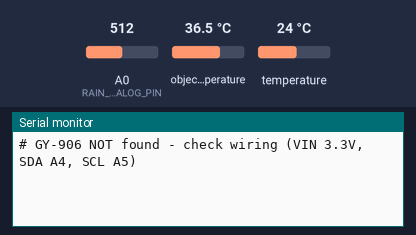
Bench run of a sketch on a simulated Arduino Uno, built with avr-gcc and run on an emulated ATmega328P. On the bench: the last lines printed to the serial monitor. Wiring (inferred from the names in the program): I2C bus: SDA A4; SCL A5; MLX90614 thermometer at I2C address 0x5A. Inputs (shaded band) come from the test bench; at power-on: A0 (RAIN_ANALOG_PIN) = 512, object temperature 36.5 °C, temperature 24 °C.

Above: at 1.7 s.
1.8 s: A0 (RAIN_ANALOG_PIN) set to 866
At 3.2 s:
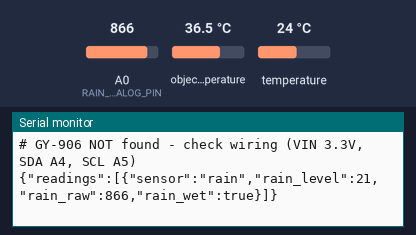
5.2 s: A0 (RAIN_ANALOG_PIN) set to 896
At 7.4 s:
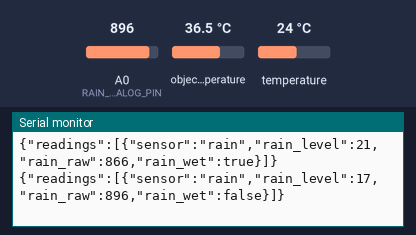

Measured:
- the behaviour switches between 878 and 879 on A0 (RAIN_ANALOG_PIN) (found by bisection; images 1 and 2)
- after the input at 1.8 s, the serial monitor: prints a new line after 0.76 s (image 1)
- after the input at 5.2 s, the serial monitor: prints a new line after 1.4 s (image 2)

The sketch:

uno_station.ino
```cpp
/*
  AgriSense BW - UNO sensor station (prototype)
  Board: Arduino UNO (Arduino IDE: board package "Arduino AVR Boards", board "Arduino Uno")

  Every 2 seconds the station reads the rain sensor and the GY-906 (MLX90614) infrared
  thermometer and prints the readings as one line of JSON over USB. On the laptop,
  firmware/serial_bridge.py forwards every line to the dashboard (POST /api/readings).
  The UNO has no Wi-Fi, but its pins are labelled, which makes the wiring easy.

  Wiring:
    GY-906:       VIN -> 3.3V,  GND -> GND,  SDA -> A4,  SCL -> A5
                  (this GY-906 pulls its data lines up to VIN: with 5V they measured 4.8 V,
                  too much for the 3.3 V sensor chip)
    Rain sensor:  VCC -> pin 7 (powered only while measuring, so the plate corrodes less),
                  GND -> GND,  AO -> A0,  DO -> not needed
  Libraries: none. The GY-906 is read with a small software I2C, see readMlx().

  Lines starting with "#" are information for people; the bridge prints them but does not
  send them.
*/
// ----------------------------------------------------------------- settings
const unsigned long SEND_EVERY_MS = 2000;
const int RAIN_POWER_PIN = 7;
const int RAIN_ANALOG_PIN = A0;
const int RAIN_DRY_RAW = 1023;           // reading with a dry plate (calibrate: see Serial Monitor)
const int RAIN_WET_RAW = 300;            // reading with a soaking-wet plate
const int RAIN_WET_LEVEL = 20;           // level (0-100) from which it counts as raining
const char TEMP_SENSOR_ID[] = "H1-01";   // the dashboard shows the GY-906 as this collar
const float PLAUSIBLE_MIN_C = -20;       // readings outside this range are sent as "no value"
const float PLAUSIBLE_MAX_C = 80;

// ---------------------------------------------------- GY-906 (MLX90614)
const uint8_t MLX_ADDRESS = 0x5A;
const uint8_t MLX_AMBIENT = 0x06;  // register: the sensor's own (air) temperature
const uint8_t MLX_OBJECT = 0x07;   // register: temperature of what it points at
const int SDA_PIN = A4;
const int SCL_PIN = A5;

uint8_t crc8(const uint8_t* data, int length) {  // SMBus checksum (PEC): CRC-8, x^8 + x^2 + x + 1
  uint8_t crc = 0;
  for (int i = 0; i < length; i++) {
    crc ^= data[i];
    for (int bit = 0; bit < 8; bit++) crc = (crc & 0x80) ? (crc << 1) ^ 0x07 : crc << 1;
  }
  return crc;
}

// The GY-906 is read with a small software I2C ("bit banging") instead of the Wire library.
// Tests showed that the UNO's I2C hardware gets no answer from this sensor at any speed
// (the same happened on the XIAO nRF52840), while this slower software version with long
// pauses between the edges of the two lines works every time. The pins work as open drain:
// they only ever pull a line low (OUTPUT, LOW) or let go of it (INPUT); the GY-906 board's
// resistors pull it high.

void lineLow(int pin) { pinMode(pin, OUTPUT); digitalWrite(pin, LOW); }
void lineRelease(int pin) { pinMode(pin, INPUT); }
void pause() { delayMicroseconds(10); }

void clockHigh() {  // let go of SCL and wait while the sensor holds it low ("clock stretching")
  lineRelease(SCL_PIN);
  unsigned long start = micros();
  while (!digitalRead(SCL_PIN) && micros() - start < 5000) {}
  pause();
}

void clockLow() {
  lineLow(SCL_PIN);
  pause();
}

void busStart() {  // SDA falls while SCL is high; also works as a repeated start
  lineRelease(SDA_PIN);
  clockHigh();
  lineLow(SDA_PIN);
  pause();
  clockLow();
}

void busStop() {  // SDA rises while SCL is high
  lineLow(SDA_PIN);
  pause();
  clockHigh();
  lineRelease(SDA_PIN);
  pause();
}

bool busWrite(uint8_t value) {  // true if the sensor acknowledged the byte
  for (int bit = 7; bit >= 0; bit--) {
    if ((value >> bit) & 1) lineRelease(SDA_PIN); else lineLow(SDA_PIN);
    pause();
    clockHigh();
    clockLow();
  }
  lineRelease(SDA_PIN);
  pause();
  clockHigh();
  bool ack = !digitalRead(SDA_PIN);
  clockLow();
  return ack;
}

uint8_t busRead(bool more) {  // more: acknowledge, so the sensor sends the next byte
  uint8_t value = 0;
  lineRelease(SDA_PIN);
  for (int bit = 0; bit < 8; bit++) {
    pause();
    clockHigh();
    value = (value << 1) | digitalRead(SDA_PIN);
    clockLow();
  }
  if (more) lineLow(SDA_PIN); else lineRelease(SDA_PIN);
  pause();
  clockHigh();
  clockLow();
  lineRelease(SDA_PIN);
  pause();
  return value;
}

// After a pause the sensor does not answer. Tests showed that calling its own address again
// and again (even for 0.25 s) does not help, but one pass over all I2C addresses, as an I2C
// scanner does, wakes it up every time; why is unclear. So every reading starts with such a
// pass (about 80 ms). True if the sensor answered.
bool mlxWake() {
  bool found = false;
  for (uint8_t address = 1; address < 127; address++) {
    busStart();
    bool ack = busWrite(address << 1);
    busStop();
    if (ack && address == MLX_ADDRESS) found = true;
  }
  return found;
}

// One temperature register in degrees C, or NAN if no valid answer came back.
float readMlx(uint8_t reg) {
  const uint8_t writeAddress = MLX_ADDRESS << 1, readAddress = (MLX_ADDRESS << 1) | 1;
  for (int attempt = 0; attempt < 3; attempt++) {
    if (!mlxWake()) continue;
    busStart();
    bool ok = busWrite(writeAddress) && busWrite(reg);
    busStart();                                   // repeated start, as SMBus requires
    ok = ok && busWrite(readAddress);
    uint8_t low = 0, high = 0, pec = 0;
    if (ok) {
      low = busRead(true);
      high = busRead(true);
      pec = busRead(false);
    }
    busStop();
    uint8_t frame[] = {writeAddress, reg, readAddress, low, high};
    uint16_t raw = low | (high << 8);
    // No answer, wrong checksum (garbled), bit 15 (the sensor reports an error),
    // or 0 (the sensor has just started and has no measurement yet).
    if (!ok || crc8(frame, 5) != pec || (raw & 0x8000) || raw == 0) continue;
    return raw * 0.02 - 273.15;  // the sensor counts in steps of 0.02 K
  }
  return NAN;
}

// The GY-906 tested here sometimes reported skin temperatures such as -170 C with a valid
// checksum (its air temperature was always right). Such values are dropped.
float plausible(float celsius) {
  return celsius >= PLAUSIBLE_MIN_C && celsius <= PLAUSIBLE_MAX_C ? celsius : NAN;
}

// ------------------------------------------------------------------- rain
int readRainRaw() {
  digitalWrite(RAIN_POWER_PIN, HIGH);
  delay(50);
  long sum = 0;
  for (int i = 0; i < 8; i++) { sum += analogRead(RAIN_ANALOG_PIN); delay(2); }
  digitalWrite(RAIN_POWER_PIN, LOW);
  return sum / 8;
}

// ------------------------------------------------------------------- send
void printCelsius(const char* key, float celsius) {
  Serial.print(",\"");
  Serial.print(key);
  Serial.print("\":");
  if (isnan(celsius)) Serial.print("null"); else Serial.print(celsius, 2);
}

unsigned long lastSend = 0;

void setup() {
  Serial.begin(115200);
  pinMode(RAIN_POWER_PIN, OUTPUT);
  digitalWrite(RAIN_POWER_PIN, LOW);
  lineRelease(SDA_PIN);
  lineRelease(SCL_PIN);
  delay(300);             // the MLX90614 needs about 0.25 s after power-up
  Serial.println(isnan(readMlx(MLX_AMBIENT)) ? "# GY-906 NOT found - check wiring (VIN 3.3V, SDA A4, SCL A5)"
                                             : "# GY-906 found");
}

void loop() {
  if (millis() - lastSend < SEND_EVERY_MS) return;
  lastSend = millis();

  int raw = readRainRaw();
  int level = constrain(map(raw, RAIN_DRY_RAW, RAIN_WET_RAW, 0, 100), 0, 100);
  float skin = plausible(readMlx(MLX_OBJECT)), ambient = plausible(readMlx(MLX_AMBIENT));

  Serial.print("{\"readings\":[{\"sensor\":\"rain\",\"rain_level\":");
  Serial.print(level);
  Serial.print(",\"rain_raw\":");
  Serial.print(raw);
  Serial.print(",\"rain_wet\":");
  Serial.print(level >= RAIN_WET_LEVEL ? "true" : "false");
  Serial.print("}");
  if (!isnan(skin) || !isnan(ambient)) {  // the GY-906, shown on the dashboard as a collar
    Serial.print(",{\"sensor\":\"collar\",\"animal_id\":\"");
    Serial.print(TEMP_SENSOR_ID);
    Serial.print("\"");
    printCelsius("body_temp_c", skin);
    printCelsius("ambient_c", ambient);
    Serial.print(",\"activity\":null,\"rssi\":null}");
  }
  Serial.println("]}");
}
```
